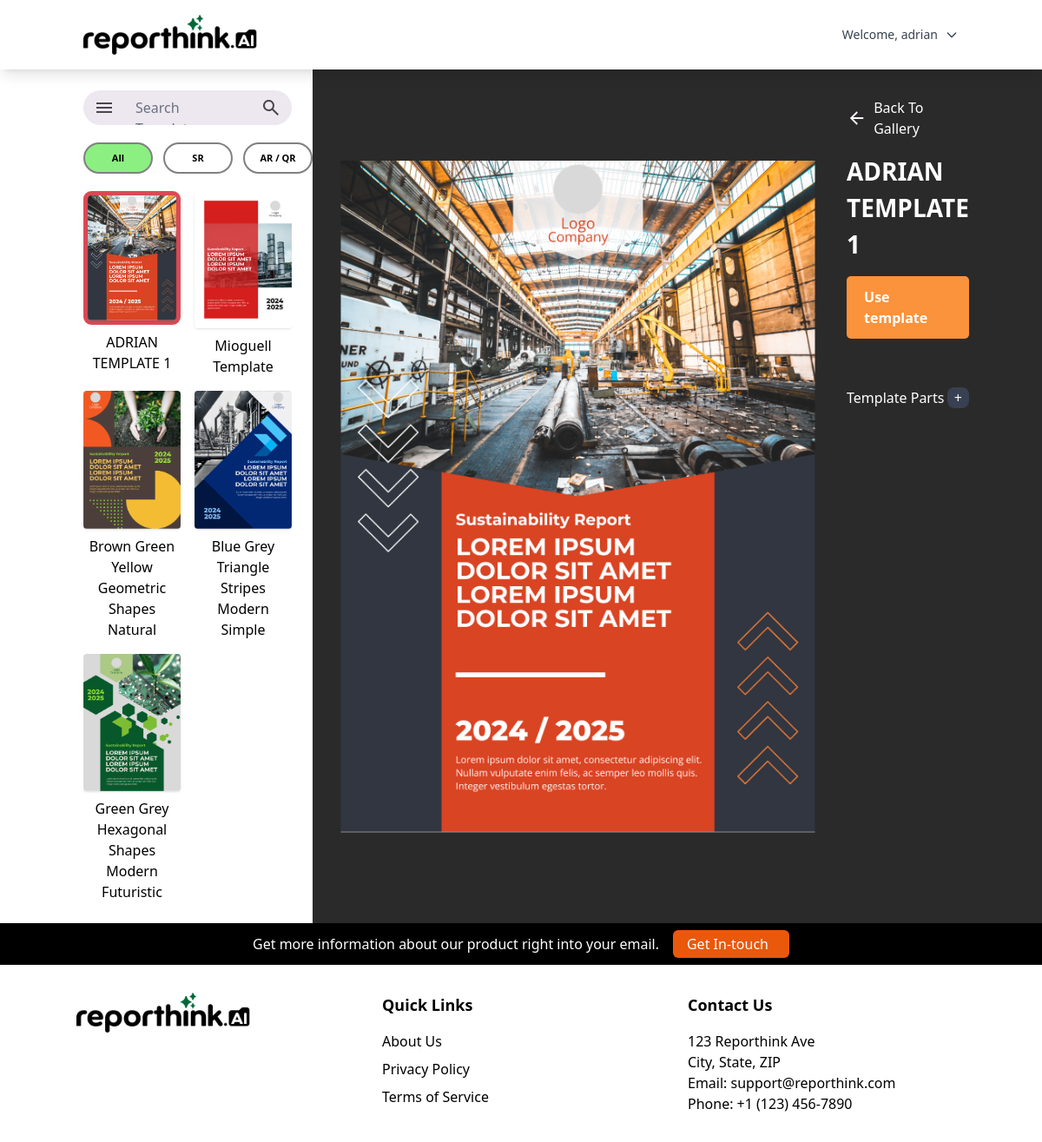
/choose-template/ (signed in), run on the app's committed database.
### Template_Editor_App/models.py (models this page shows, shortened)
class Template(models.Model):
    name = models.CharField(max_length=255)
    cover_part = models.ForeignKey(
        'TemplatePart',
        on_delete=models.SET_NULL,
        null=True,
        blank=True,
        related_name='used_as_cover_for'
    )

class TemplatePart(models.Model):
    template = models.ForeignKey(Template, on_delete=models.CASCADE, related_name='parts')
    name = models.CharField(max_length=255, blank=True)
    html_file = models.FileField(upload_to='templates_parts/html/')
    thumbnail = models.ImageField(upload_to='templates_parts/thumbnails/')

### Template_Editor_App/views.py (the view)
# urls.py: path('choose-template/', views.choose_template, name='choose_template'),
@login_required
def choose_template(request):
    templates = Template.objects.all()
    selected_id = request.GET.get('selected_id')
    selected_template = None
    if selected_id:
        selected_template = Template.objects.filter(id=selected_id).first()
    return render(request, 'choose-template.html', {
        'templates': templates,
        'selected_id': selected_id,
        'template': selected_template  # <== add this
    })

### Template_Editor_App/templates/choose-template.html (shortened to what this page needs)
{% extends 'base.html' %} {% block content %}
<body>
  <div class="bg-top bg-no-repeat bg-cover min-h-[50vh]">
    <div class="flex md:flex-row flex-col">
      <div class="flex flex-col px-6 my-6 md:pl-24 md:pr-6 w-[100%] md:w-[30%]">
        <div class="w-full flex flex-col">
          <div
            class="w-[100%] h-10 bg-[#EDE7F0] rounded-[28px] flex items-center"
          >
            <button>
            </button>
            <textarea
              class="w-full focus:outline-none border-none focus:border-none bg-transparent resize-none"
              placeholder="Search Template"
              rows="1"
            ></textarea>
            <button>
            </button>
          </div>
          <div
            class="hidden md:flex flex-col md:flex-row space-y-2 md:space-y-0 mb-5 md:mb-0 md:mt-5 space-x-3"
          >
            <button
              id="button1"
              class="filter-btn button bg-white border-2 border-[#808080] rounded-[20px] text-black text-[11px] font-bold px-2 py-0 md:py-0 transition-colors duration-100 md:h-[36px] min-w-20"
              style="background-color: rgb(139, 240, 129)"
            >
              All
            </button>
            <button
              id="button2"
              class="filter-btn button bg-white border-2 border-[#808080] rounded-[20px] text-black text-[11px] font-bold px-2 py-0 md:py-0 transition-colors duration-100 md:h-[36px] min-w-20"
              data="sustainability-report"
            >
              SR
            </button>
            <button
              id="button3"
              class="filter-btn button bg-white border-2 border-[#808080] rounded-[20px] text-black text-[11px] font-bold px-2 py-0 md:py-0 transition-colors duration-100 md:h-[36px] min-w-20"
              data="annual-report"
            >
              AR / QR
            </button>
          </div>
        </div>
        <div class="grid grid-cols-2 gap-4 mt-5 overflow-auto">
          {% for template in templates %}
          <div class="flex flex-col w-full md:max-w-[341px] aspect-[341/529]
          transition-transform duration-200 ease-in-out
          hover:scale-[98%]">
          <button
            class="selection-btn"
            data-name="{{ template.name }}"
            data-id="{{ template.id }}"
            data-thumbnail="{{ template.cover_part.thumbnail.url }}"
          >
              <div class="font-bold w-full h-full">
                <img
                  src="{{ template.cover_part.thumbnail.url }}"
                  alt="Thumbnail for {{ template.name }}"
                  class="w-full h-auto rounded shadow "
                />
              </div>
            </button>
            <div
              class="flex w-full items-center mt-2 text-[16px] text-black text-center justify-center"
            >
              {{ template.name }}
            </div>
          </div>
          {% endfor %}
        </div>
      </div>
      <div class="bg-[#2A2A2A] flex md:flex-row flex-col min-h-screen flex-1">
        <div
          class="flex md:ml-8 md:my-5 mx-4 relative md:justify-start justify-center"
        >
          <div
            class="md:h-[calc(100vh-100px)] h-[calc(100vh-360px)] flex relative"
          >
            <img
              id="selected-template-image"
              src=""
              alt="Template Image"
              class="h-full w-auto object-contain rounded-[10px] hidden"
            />
          </div>
        </div>
        <div
          class="mt-4 mb-6 md:my-8 flex flex-col w-auto flex-1 md:ml-5 md:mr-[10%] mx-5"
        >
          <div class="md:flex hidden">
            <a
              href="{% url 'index' %}"
              class="flex justify-center items-center"
            >
              <svg
                width="24"
                height="24"
                viewBox="0 0 24 24"
                fill="none"
                xmlns="http://www.w3.org/2000/svg"
              >
                <path
                  d="M7.825 13L13.425 18.6L12 20L4 12L12 4L13.425 5.4L7.825 11H20V13H7.825Z"
                  fill="#FEF7FF"
                />
              </svg>
              <div class="text-white ml-2">Back To Gallery</div>
            </a>
          </div>
          <div id="template-preview">
            <div
              class="text-white font-bold text-[28px] md:mt-4 md:text-start text-center"
              id="selected-template-name"
            >
            </div>
            <a
            id="use-template-btn"
            href="{% if selected_id %}/edit/{{ selected_id }}/{% else %}#{% endif %}"
            class="mt-4 flex justify-center items-center bg-orange-400 text-white font-bold px-5 py-3 rounded-[5px] hover:bg-orange-600 transition-all duration-400 ease-in-out {% if not selected_id %}hidden{% endif %}"
          >
            Use template
          </a>
          </div>
         <div class="mt-8 md:mt-14 text-white flex  items-center "> <span class="mr-auto" >Template Parts</span>
<a href="#" id="add-parts-btn" class="bg-gray-700 text-white px-2 py-0 rounded-lg hover:bg-gray-600 transition inline-flex items-center justify-center" aria-label="Add Template Part">+</a>
          </div>
          <div class="mt-2 grid grid-cols-3 grid-rows-2 gap-x-2 gap-y-3">
          </div>
        </div>
      </div>
    </div>
  </div>
</body>
{% endblock %}

### theme/templates/base.html (shortened to what this page needs)
{% load static tailwind_tags %}
<!DOCTYPE html>
<html lang="en">
  <head>
    {% tailwind_css %}
  </head>
  <body>
    <header
      class="page-header sticky transition-all origin-top duration-300 ease-in-out h-[80px] bg-white shadow-lg flex items-center z-40"
    >
      <div
        class="px-4 md:px-24 2xl:px-24 w-full flex justify-between items-center"
      >
        <a href="{% url 'index' %}" class="inline-block" title="">
          <img
            src="{% static 'images/reporthink_logo.png' %}"
            alt="Reporthink Logo"
            class="h-[46px] w-[200px]"
          />
        </a>
        <div class="relative text-sm text-gray-700">
          {% if user.is_authenticated %}
          <button
            id="userDropdownBtn"
            class="flex items-center gap-2 hover:text-blue-600"
            onclick="toggleDropdown()"
          >
            Welcome, {{ user.username }}
            <svg
              class="w-4 h-4"
              fill="none"
              stroke="currentColor"
              stroke-width="2"
              viewBox="0 0 24 24"
            >
              <path
                stroke-linecap="round"
                stroke-linejoin="round"
                d="M19 9l-7 7-7-7"
              />
            </svg>
          </button>
          {% endif %}
        </div>
      </div>
    </header>
    {% block content %} {% endblock %}
    <div
      class="sticky py-2 w-full z-[20] bottom-0 bg-formbox text-white text-center bg-black flex items-center justify-center"
    >
      <div class="hidden md:block lg:block">
        Get more information about our product right into your email.
      </div>
      <a
        class="inline-flex items-center space-x-2 bg-orange-600 rounded-md py-1 px-4 text-white ml-4"
      >
        <span>Get In-touch</span>
      </a>
    </div>
    <footer class="bg-white text-black py-8 md:mx-10">
      <div
        class="container mx-auto grid gap-8 md:grid-cols-3 text-center md:text-left"
      >
        <div>
          <img
            src="{% static 'images/reporthink_logo.png' %}"
            alt="Reporthink Logo"
            class="h-[46px] w-[200px] mx-auto md:mx-0"
          />
        </div>
        <div>
          <h4 class="text-lg font-semibold mb-4">Quick Links</h4>
          <ul class="space-y-2">
            <li><a href="#" class="hover:underline">About Us</a></li>
            <li><a href="#" class="hover:underline">Privacy Policy</a></li>
            <li><a href="#" class="hover:underline">Terms of Service</a></li>
          </ul>
        </div>
        <div>
          <h4 class="text-lg font-semibold mb-4">Contact Us</h4>
          <p>123 Reporthink Ave</p>
          <p>City, State, ZIP</p>
          <p>
            Email:
            <a href="mailto:support@reporthink.com" class="hover:underline"
              >support@reporthink.com</a
            >
          </p>
          <p>Phone: +1 (123) 456-7890</p>
        </div>
      </div>
    </footer>
  </body>
</html>

### Template_Editor_App/templates/choose-template.html (style rules this page uses)
.selected { border-color: #dc4955; border-width: 5px; border-radius: 9px; }

### data on the page
Template: cover_part.thumbnail (picture), name "ADRIAN TEMPLATE 1"
Template: cover_part.thumbnail (picture), name "Mioguell Template"
Template: cover_part.thumbnail (picture), name "Brown Green Yellow Geometric Shapes Natural"
Template: cover_part.thumbnail (picture), name "Blue Grey Triangle Stripes Modern Simple"
Template: cover_part.thumbnail (picture), name "Green Grey Hexagonal Shapes Modern Futuristic"

### other printed values
{{ user.username }} "adrian"
